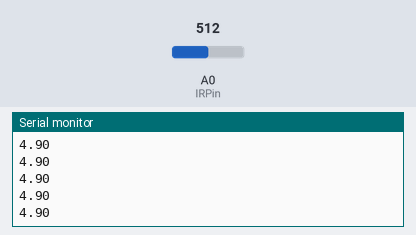
Simulated run of this sketch. Board: Arduino Uno, built with avr-gcc and run on an emulated ATmega328P. Shown: the last lines printed to the serial monitor. The inputs (shaded band) are chosen by the test bench; at power-on: A0 (IRPin) = 512.

Above: at 1.2 s.
1.3 s: A0 (IRPin) set to 716
At 1.31 s:
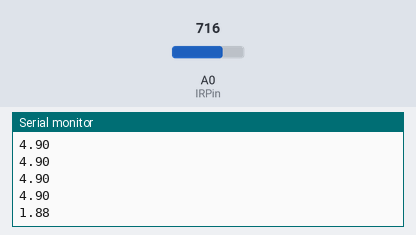
2.8 s: A0 (IRPin) set to 900
At 2.82 s:
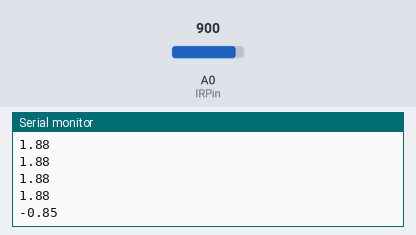
Timing chart, 0 to 5.8 s (numbered marks = the images above; inputs shaded):
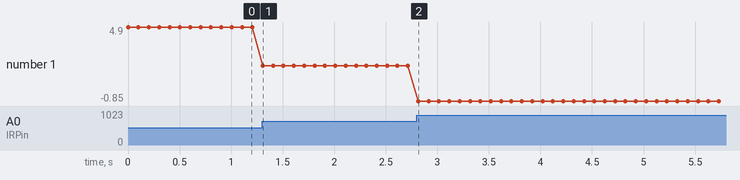

The sketch:

IRsensor.ino
```cpp
void setup() {
  Serial.begin(9600);
}

int IRPin = 0;

float getIRDistance(){
  float val = analogRead(IRPin)*(5.0 / 1023.0);
  if(val > 1.15)
    return 12.48 - 3.03*val;

  if(val > .55)
    return 20.5 - 10*val;

  else
    return 26.5-25*val;
}
void loop() {
  Serial.println(getIRDistance());
  delay(100);
}
```

Measured:
- after the input at 1.3 s, the serial monitor: prints a new line at once (image 1)
- after the input at 2.8 s, the serial monitor: prints a new line at once (image 2)
- plotted number 1: 4.9 → 1.88 after the input at 1.3 s, 1.88 → -0.85 after the input at 2.8 s
